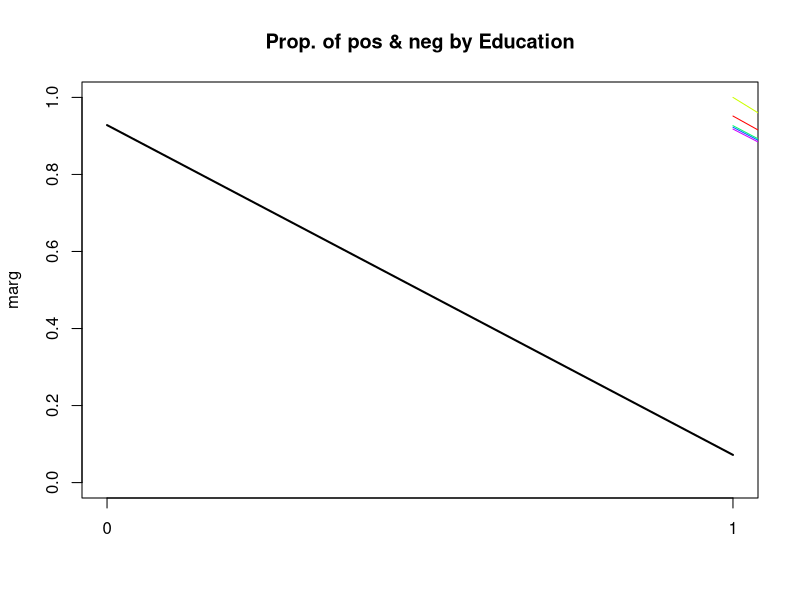
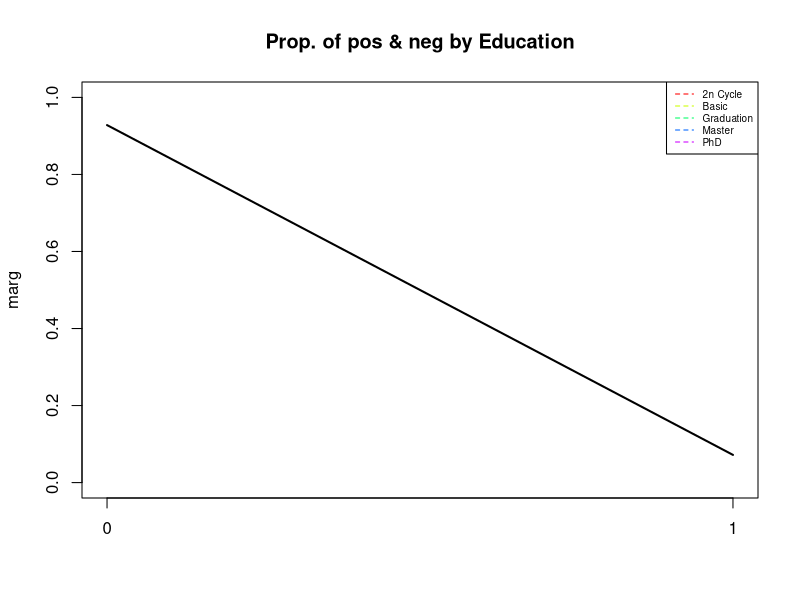
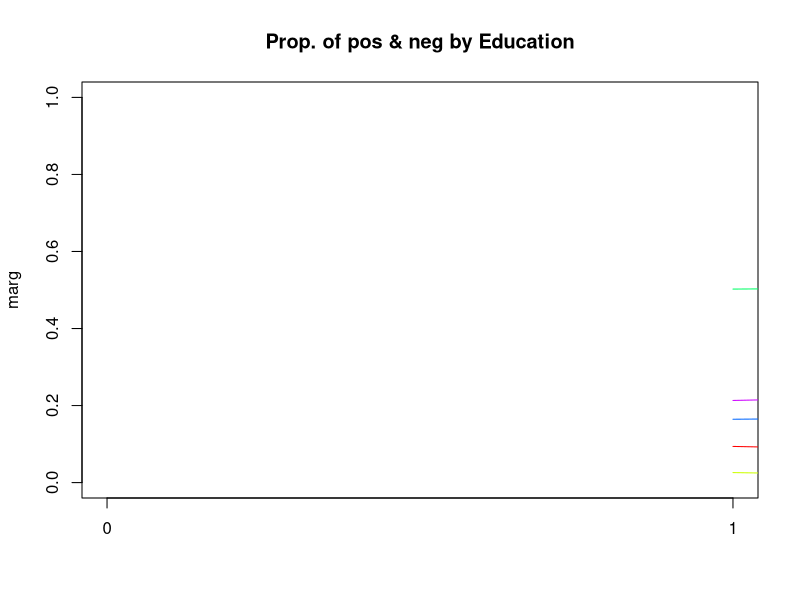
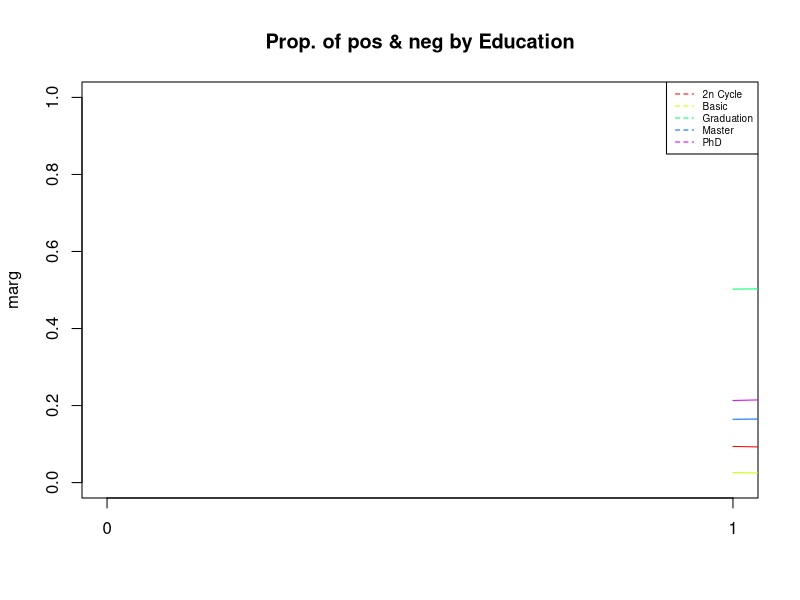
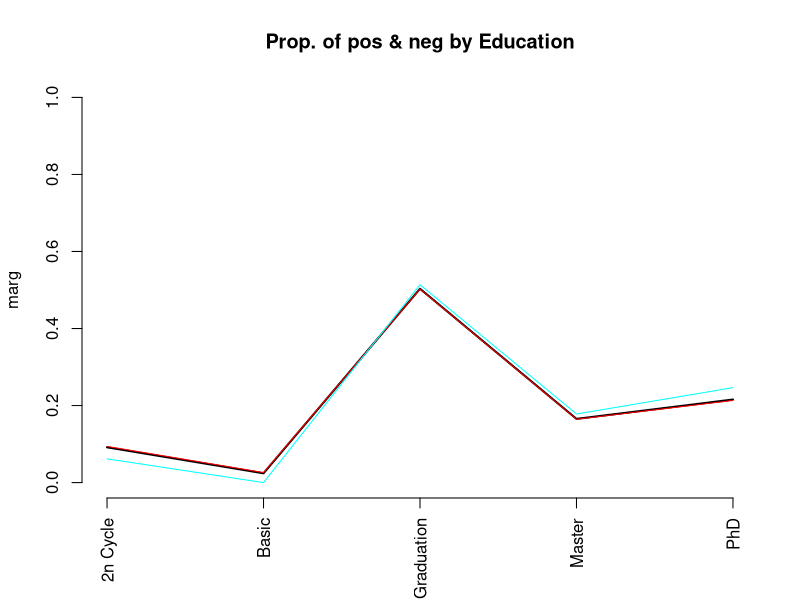
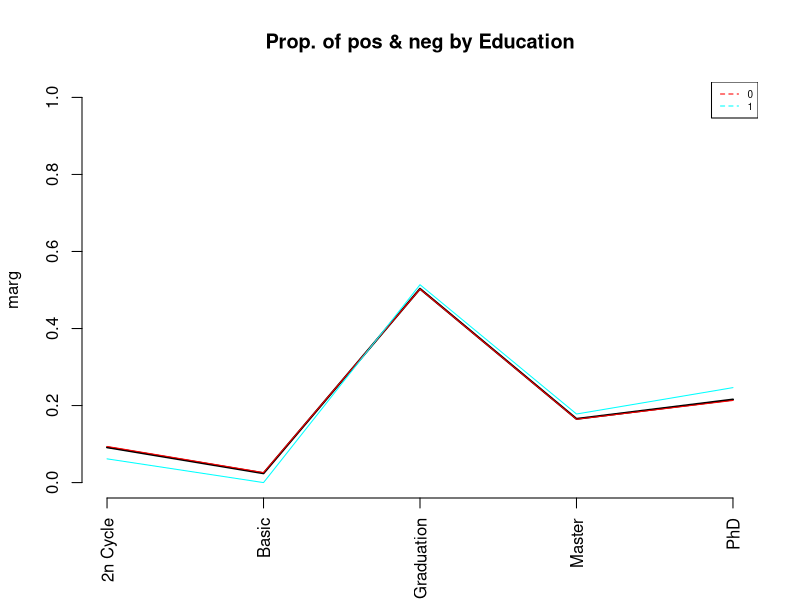
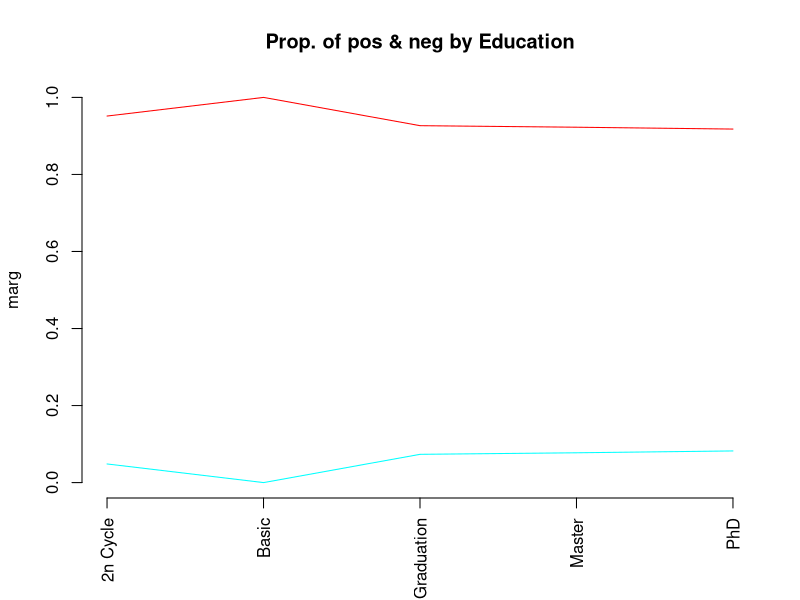
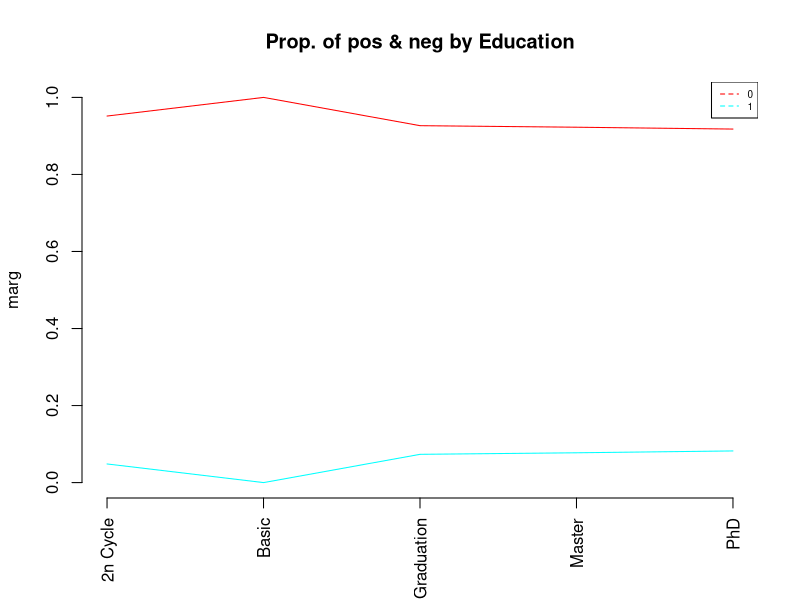

The R source for these figures, in order:
#  READING CREDSCO_BIN
# load("d:/karina/docencia/DataMiningEI/Practiques/2CredscoProfiling/credscok_bin")

#read data only if required
setwd("C:/Users/Michel/Desktop/UPC/Q5/MD/MD-D4")
dd <- read.table("ifood_enriched.csv",header=T, sep=",", dec='.');

names(dd)

attach(dd)

#Dictamen    <- as.factor(Dictamen)
#levels(Dictamen) <- c(NA, "positiu","negatiu")


#Calcula els valor test de la variable Xnum per totes les modalitats del factor P
ValorTestXnum <- function(Xnum,P){
  #freq dis of fac
  nk <- as.vector(table(P)); 
  n <- sum(nk); 
  #mitjanes x grups
  xk <- tapply(Xnum,P,mean);
  #valors test
  txk <- (xk-mean(Xnum))/(sd(Xnum)*sqrt((n-nk)/(n*nk))); 
  #p-values
  pxk <- pt(txk,n-1,lower.tail=F);
  for(c in 1:length(levels(as.factor(P)))){if (pxk[c]>0.5){pxk[c]<-1-pxk[c]}}
  return (pxk)
}




ValorTestXquali <- function(P,Xquali){
  taula <- table(P,Xquali);
  n <- sum(taula); 
  pk <- apply(taula,1,sum)/n;
  pj <- apply(taula,2,sum)/n;
  pf <- taula/(n*pk);
  pjm <- matrix(data=pj,nrow=dim(pf)[1],ncol=dim(pf)[2], byrow=TRUE);      
  dpf <- pf - pjm; 
  dvt <- sqrt(((1-pk)/(n*pk))%*%t(pj*(1-pj))); 
  #i hi ha divisions iguals a 0 dona NA i no funciona
  zkj <- dpf
  zkj[dpf!=0]<-dpf[dpf!=0]/dvt[dpf!=0]; 
  pzkj <- pnorm(zkj,lower.tail=F);
  for(c in 1:length(levels(as.factor(P)))){for (s in 1:length(levels(Xquali))){if (pzkj[c,s]> 0.5){pzkj[c,s]<-1- pzkj[c,s]}}}
  return (list(rowpf=pf,vtest=zkj,pval=pzkj))
}


#source("file")
#dades contain the dataset
dades<-dd
#dades<-dd[filtro,]
#dades<-df
K<-dim(dades)[2]
par(ask=TRUE)


#P must contain the class variable
P<-dd$AccCmp5
#P<-c2
#P<-dd[,18]
nameP<-"AccCmp5"
#P<-df[,33]

nc<-length(levels(factor(P)))
nc
pvalk <- matrix(data=0,nrow=nc,ncol=K, dimnames=list(levels(P),names(dades)))
nameP<-"Class"
n<-dim(dades)[1]

for(k in 1:K){
  if (is.numeric(dades[,k])){ 
    print(paste("Anàlisi per classes de la Variable:", names(dades)[k]))
    
    boxplot(dades[,k]~P, main=paste("Boxplot of", names(dades)[k], "vs", nameP ), horizontal=TRUE)
    
    barplot(tapply(dades[[k]], P, mean),main=paste("Means of", names(dades)[k], "by", nameP ))
    abline(h=mean(dades[[k]]))
    legend(0,mean(dades[[k]]),"global mean",bty="n")
    print("Estadístics per groups:")
    for(s in levels(as.factor(P))) {print(summary(dades[P==s,k]))}
    o<-oneway.test(dades[,k]~P)
    print(paste("p-valueANOVA:", o$p.value))
    kw<-kruskal.test(dades[,k]~P)
    print(paste("p-value Kruskal-Wallis:", kw$p.value))
    pvalk[,k]<-ValorTestXnum(dades[,k], P)
    print("p-values ValorsTest: ")
    print(pvalk[,k])      
  }else{
    if(class(dd[,k])=="Date"){
      print(summary(dd[,k]))
      print(sd(dd[,k]))
      #decide breaks: weeks, months, quarters...
      hist(dd[,k],breaks="weeks")
    }else{
      #qualitatives
      print(paste("Variable", names(dades)[k]))
      table<-table(P,dades[,k])
      #   print("Cross-table")
      #   print(table)
      rowperc<-prop.table(table,1)
      
      colperc<-prop.table(table,2)
      #  print("Distribucions condicionades a files")
      # print(rowperc)
      
      #ojo porque si la variable es true o false la identifica amb el tipus Logical i
      #aquest no te levels, por tanto, coertion preventiva
      
      dades[,k]<-as.factor(dades[,k])
      
      
      marg <- table(as.factor(P))/n
      print(append("Categories=",levels(as.factor(dades[,k]))))
      
      #from next plots, select one of them according to your practical case
      plot(marg,type="l",ylim=c(0,1),main=paste("Prop. of pos & neg by",names(dades)[k]))
      paleta<-rainbow(length(levels(dades[,k])))
      for(c in 1:length(levels(dades[,k]))){lines(colperc[,c],col=paleta[c]) }
      
      #with legend
      plot(marg,type="l",ylim=c(0,1),main=paste("Prop. of pos & neg by",names(dades)[k]))
      paleta<-rainbow(length(levels(dades[,k])))
      for(c in 1:length(levels(dades[,k]))){lines(colperc[,c],col=paleta[c]) }
      legend("topright", levels(dades[,k]), col=paleta, lty=2, cex=0.6)
      
      #condicionades a classes
      print(append("Categories=",levels(dades[,k])))
      plot(marg,type="n",ylim=c(0,1),main=paste("Prop. of pos & neg by",names(dades)[k]))
      paleta<-rainbow(length(levels(dades[,k])))
      for(c in 1:length(levels(dades[,k]))){lines(rowperc[,c],col=paleta[c]) }
      
      #with legend
      plot(marg,type="n",ylim=c(0,1),main=paste("Prop. of pos & neg by",names(dades)[k]))
      paleta<-rainbow(length(levels(dades[,k])))
      for(c in 1:length(levels(dades[,k]))){lines(rowperc[,c],col=paleta[c]) }
      legend("topright", levels(dades[,k]), col=paleta, lty=2, cex=0.6)
      
      #amb variable en eix d'abcisses
      marg <-table(dades[,k])/n
      print(append("Categories=",levels(dades[,k])))
      plot(marg,type="l",ylim=c(0,1),main=paste("Prop. of pos & neg by",names(dades)[k]), las=3)
      #x<-plot(marg,type="l",ylim=c(0,1),main=paste("Prop. of pos & neg by",names(dades)[k]), xaxt="n")
      #text(x=x+.25, y=-1, adj=1, levels(CountryName), xpd=TRUE, srt=25, cex=0.7)
      paleta<-rainbow(length(levels(as.factor(P))))
      for(c in 1:length(levels(as.factor(P)))){lines(rowperc[c,],col=paleta[c]) }
      
      #with legend
      plot(marg,type="l",ylim=c(0,1),main=paste("Prop. of pos & neg by",names(dades)[k]), las=3)
      for(c in 1:length(levels(as.factor(P)))){lines(rowperc[c,],col=paleta[c])}
      legend("topright", levels(as.factor(P)), col=paleta, lty=2, cex=0.6)
      
      #condicionades a columna 
      plot(marg,type="n",ylim=c(0,1),main=paste("Prop. of pos & neg by",names(dades)[k]), las=3)
      paleta<-rainbow(length(levels(as.factor(P))))
      for(c in 1:length(levels(as.factor(P)))){lines(colperc[c,],col=paleta[c]) }
      
      #with legend
      plot(marg,type="n",ylim=c(0,1),main=paste("Prop. of pos & neg by",names(dades)[k]), las=3)
      for(c in 1:length(levels(as.factor(P)))){lines(colperc[c,],col=paleta[c])}
      legend("topright", levels(as.factor(P)), col=paleta, lty=2, cex=0.6)
      
      table<-table(dades[,k],P)
      print("Cross Table:")
      print(table)
      print("Distribucions condicionades a columnes:")
      print(colperc)
      
      #diagrames de barres apilades                                         
      
      paleta<-rainbow(length(levels(dades[,k])))
      barplot(table(dades[,k], as.factor(P)), beside=FALSE,col=paleta )
      
      barplot(table(dades[,k], as.factor(P)), beside=FALSE,col=paleta )
      legend("topright",levels(as.factor(dades[,k])),pch=1,cex=0.5, col=paleta)
      
      #diagrames de barres adosades
      barplot(table(dades[,k], as.factor(P)), beside=TRUE,col=paleta )
      
      barplot(table(dades[,k], as.factor(P)), beside=TRUE,col=paleta)
      legend("topright",levels(as.factor(dades[,k])),pch=1,cex=0.5, col=paleta)
      
      print("Test Fisher: ")
      print(fisher.test(dades[,k], as.factor(P), simulate.p.value = TRUE, B = 2000, workspace = 2000000)) 
      
      print("valorsTest:")
      print( ValorTestXquali(P,dades[,k]))
      #calcular els pvalues de les quali
    }
  }
}#endfor

#descriptors de les classes més significatius. Afegir info qualits
for (c in 1:length(levels(as.factor(P)))) {
  if(!is.na(levels(as.factor(P))[c])){
    print(paste("P.values per class:",levels(as.factor(P))[c]));
    print(sort(pvalk[c,]), digits=3) 
  }
}

#afegir la informacio de les modalitats de les qualitatives a la llista de pvalues i fer ordenacio global

#saving the dataframe in an external file
#write.table(dd, file = "ifood_enriched.csv", sep = ",", na = "NA", dec = ".", row.names = FALSE, col.names = TRUE)


